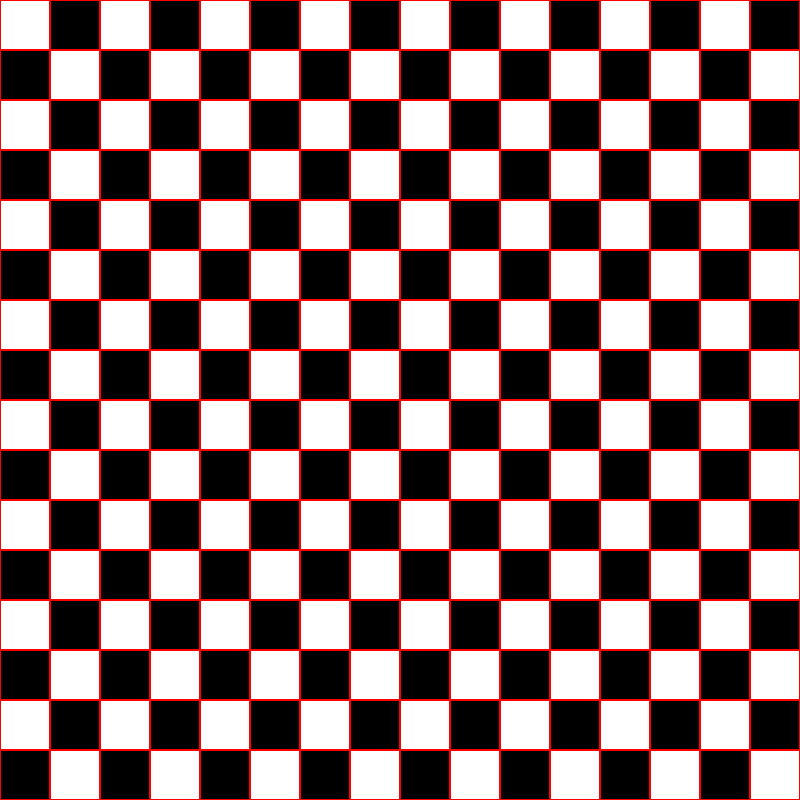
Frame 1 (no input)
Frame 60 (no input): identical to frame 1, image omitted
Frame 120 (the mouse pressed at the canvas centre since frame 60): identical to frame 1, image omitted

The p5.js sketch that drew this single still picture (run headless with seeded random() and noise() and a simulated clock; from frame 60 on, the mouse is pressed at the canvas centre):

// p5.js sketch
// ── sketch.js
var tailleCarre = 50;
var angle = 0;

function setup() {
  createCanvas(800, 800);
  noFill();
  strokeWeight(2);
}


function draw() {

  //tailleCarre = 50 * sin(angle);


  var indexCol = 0;
  for (var x = 0; x < width; x = x + tailleCarre) {
    stroke(255, 0,0);

    var indexLigne = 0;
    for (var y = 0; y < height; y = y + tailleCarre) {
      if((indexLigne % 2 == 0)&&(indexCol % 2 == 0)
        ||(indexLigne % 2 != 0)&&(indexCol % 2 != 0)
      ){
        fill(255);
      }else{
        fill(0);
      }
      rect(x, y, tailleCarre, tailleCarre);

      indexLigne = indexLigne + 1;
    }
    indexCol = indexCol + 1;


  }

  angle += 0.1;
}
